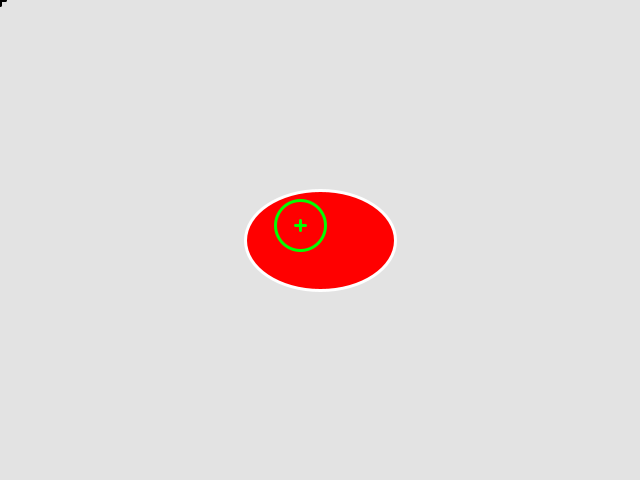
Frame 1 (no input)
Frame 60 (the mouse pressed at the canvas centre just before this capture): identical to frame 1, image omitted
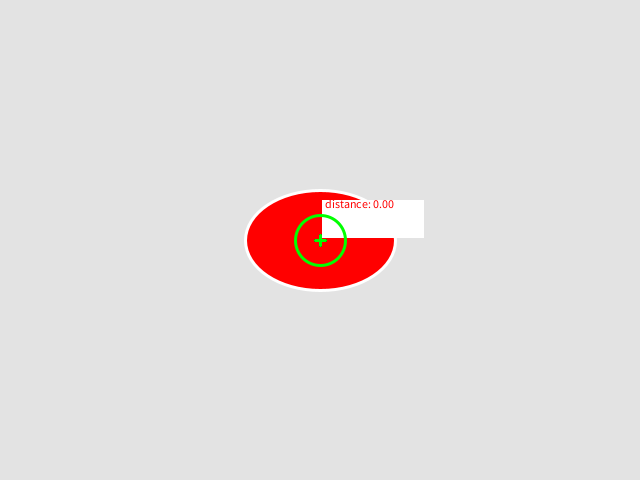
Frame 120 (the mouse held since frame 60 and released just before this capture)

The Processing sketch that drew these frames (run headless with seeded random() and noise(); from frame 60 on, the mouse is pressed at the canvas centre):

// Processing sketch: WanderingEye
// ── WanderingEye.pde






void setup() {

  size(640, 480);
  background(#e3e3e3);
  fill(#ff0000);
  stroke(#00ff00);
  strokeWeight(3);
}

void drawCross(float x, float y, float r) {
  line(x+r, y, x-r, y);
  line(x, y+r, x, y-r);
}

void draw() {
  
  PVector origin = new PVector(width/2, height/2);
  PVector mouse = new PVector(mouseX, mouseY);
  
  background(#e3e3e3);
  fill(#ff0000);
  stroke(#00ff00);
  strokeWeight(3);

  //draw the bounding circle for the iris
  stroke(#ffffff);
  fill(#ff0000);
  ellipse(origin.x, origin.y, 150, 100);

  //draw the iris/pupil at center coordinates
  //ellipse(origin.x, origin.y, 50, 50);

  stroke(#000000);
  //line(origin.x, origin.y, mouse.x, mouse.y);

  //stroke(#ffffff);
  // draw crosshairs
  //drawCross( origin.x, origin.y, 5);
  drawCross(mouse.x, mouse.y, 5);

  //debug text
  fill(#ffffff);
  noStroke();
  rect(mouse.x+2, mouse.y-2, 102, -38);

  fill(#ff0000);
  String info = String.format("distance: %.2f", origin.dist(mouse));
  text(info, mouse.x+5, mouse.y-5,100,-36);
  
  PVector vec = PVector.sub(mouse, origin);
  vec.normalize();
  
  vec = vec.mult(25.0);

  vec.add(origin);
   println(vec);
  stroke(#00ff00);
  strokeWeight(3);

  drawCross(vec.x,vec.y,5);
  noFill();
  ellipse(vec.x,vec.y,50,50);
  
  
  

}
